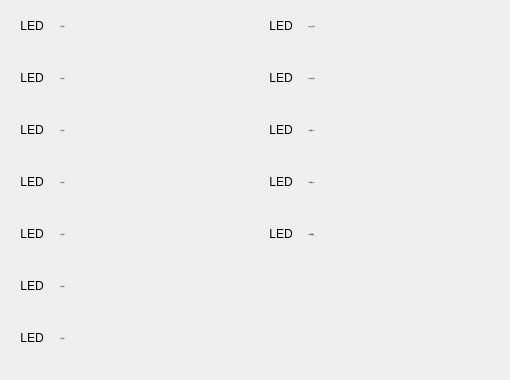
       <widget class="QWidget" name="page_13">
        <property name="styleSheet">
         <string notr="true">QLabel:{
	font:20px;
}</string>
        </property>
        <widget class="QWidget" name="gridLayoutWidget_33">
         <property name="geometry">
          <rect>
           <x>10</x>
           <y>0</y>
           <width>243</width>
           <height>371</height>
          </rect>
         </property>
         <layout class="QGridLayout" name="gridLayout_33" rowstretch="0,0,0,0,0,0,0" columnstretch="0,0">
          <item row="2" column="1">
           <widget class="QLabel" name="label_372">
            <property name="minimumSize">
             <size>
              <width>190</width>
              <height>40</height>
             </size>
            </property>
            <property name="maximumSize">
             <size>
              <width>190</width>
              <height>40</height>
             </size>
            </property>
            <property name="font">
             <font>
              <family>SimSun</family>
              <pointsize>-1</pointsize>
             </font>
            </property>
            <property name="frameShadow">
             <enum>QFrame::Plain</enum>
            </property>
            <property name="text">
             <string>O3 预留O3</string>
            </property>
            <property name="alignment">
             <set>Qt::AlignLeading|Qt::AlignLeft|Qt::AlignVCenter</set>
            </property>
           </widget>
          </item>
          <item row="0" column="1">
           <widget class="QLabel" name="label_391">
            <property name="minimumSize">
             <size>
              <width>190</width>
              <height>40</height>
             </size>
            </property>
            <property name="maximumSize">
             <size>
              <width>190</width>
              <height>40</height>
             </size>
            </property>
            <property name="font">
             <font>
              <family>SimSun</family>
              <pointsize>-1</pointsize>
             </font>
            </property>
            <property name="autoFillBackground">
             <bool>false</bool>
            </property>
            <property name="frameShadow">
             <enum>QFrame::Plain</enum>
            </property>
            <property name="text">
             <string>O1 预留O1</string>
            </property>
            <property name="scaledContents">
             <bool>true</bool>
            </property>
            <property name="alignment">
             <set>Qt::AlignLeading|Qt::AlignLeft|Qt::AlignVCenter</set>
            </property>
           </widget>
          </item>
          <item row="6" column="1">
           <widget class="QLabel" name="label_392">
            <property name="minimumSize">
             <size>
              <width>190</width>
              <height>40</height>
             </size>
            </property>
            <property name="maximumSize">
             <size>
              <width>190</width>
              <height>40</height>
             </size>
            </property>
            <property name="font">
             <font>
              <family>SimSun</family>
              <pointsize>-1</pointsize>
             </font>
            </property>
            <property name="frameShadow">
             <enum>QFrame::Plain</enum>
            </property>
            <property name="text">
             <string>O7 预留O7</string>
            </property>
            <property name="alignment">
             <set>Qt::AlignLeading|Qt::AlignLeft|Qt::AlignVCenter</set>
            </property>
           </widget>
          </item>
          <item row="4" column="1">
           <widget class="QLabel" name="label_393">
            <property name="minimumSize">
             <size>
              <width>190</width>
              <height>40</height>
             </size>
            </property>
            <property name="maximumSize">
             <size>
              <width>190</width>
              <height>40</height>
             </size>
            </property>
            <property name="font">
             <font>
              <family>SimSun</family>
              <pointsize>-1</pointsize>
             </font>
            </property>
            <property name="frameShadow">
             <enum>QFrame::Plain</enum>
            </property>
            <property name="text">
             <string>O5 预留O5</string>
            </property>
            <property name="alignment">
             <set>Qt::AlignLeading|Qt::AlignLeft|Qt::AlignVCenter</set>
            </property>
           </widget>
          </item>
          <item row="1" column="0">
           <widget class="QLabel" name="label_394">
            <property name="minimumSize">
             <size>
              <width>40</width>
              <height>40</height>
             </size>
            </property>
            <property name="maximumSize">
             <size>
              <width>40</width>
              <height>40</height>
             </size>
            </property>
            <property name="text">
             <string>LED</string>
            </property>
            <property name="textFormat">
             <enum>Qt::PlainText</enum>
            </property>
            <property name="alignment">
             <set>Qt::AlignCenter</set>
            </property>
           </widget>
          </item>
          <item row="5" column="0">
           <widget class="QLabel" name="label_396">
            <property name="minimumSize">
             <size>
              <width>40</width>
              <height>40</height>
             </size>
            </property>
            <property name="maximumSize">
             <size>
              <width>40</width>
              <height>40</height>
             </size>
            </property>
            <property name="text">
             <string>LED</string>
            </property>
            <property name="textFormat">
             <enum>Qt::PlainText</enum>
            </property>
            <property name="alignment">
             <set>Qt::AlignCenter</set>
            </property>
           </widget>
          </item>
          <item row="5" column="1">
           <widget class="QLabel" name="label_398">
            <property name="minimumSize">
             <size>
              <width>190</width>
              <height>40</height>
             </size>
            </property>
            <property name="maximumSize">
             <size>
              <width>190</width>
              <height>40</height>
             </size>
            </property>
            <property name="font">
             <font>
              <family>SimSun</family>
              <pointsize>-1</pointsize>
             </font>
            </property>
            <property name="frameShadow">
             <enum>QFrame::Plain</enum>
            </property>
            <property name="text">
             <string>O6 预留O6</string>
            </property>
            <property name="alignment">
             <set>Qt::AlignLeading|Qt::AlignLeft|Qt::AlignVCenter</set>
            </property>
           </widget>
          </item>
          <item row="1" column="1">
           <widget class="QLabel" name="label_399">
            <property name="minimumSize">
             <size>
              <width>190</width>
              <height>40</height>
             </size>
            </property>
            <property name="maximumSize">
             <size>
              <width>190</width>
              <height>40</height>
             </size>
            </property>
            <property name="font">
             <font>
              <family>SimSun</family>
              <pointsize>-1</pointsize>
             </font>
            </property>
            <property name="frameShadow">
             <enum>QFrame::Plain</enum>
            </property>
            <property name="text">
             <string>O2 预留O2</string>
            </property>
            <property name="scaledContents">
             <bool>true</bool>
            </property>
            <property name="alignment">
             <set>Qt::AlignLeading|Qt::AlignLeft|Qt::AlignVCenter</set>
            </property>
           </widget>
          </item>
          <item row="3" column="0">
           <widget class="QLabel" name="label_401">
            <property name="minimumSize">
             <size>
              <width>40</width>
              <height>40</height>
             </size>
            </property>
            <property name="maximumSize">
             <size>
              <width>40</width>
              <height>40</height>
             </size>
            </property>
            <property name="text">
             <string>LED</string>
            </property>
            <property name="textFormat">
             <enum>Qt::PlainText</enum>
            </property>
            <property name="alignment">
             <set>Qt::AlignCenter</set>
            </property>
           </widget>
          </item>
          <item row="4" column="0">
           <widget class="QLabel" name="label_406">
            <property name="minimumSize">
             <size>
              <width>40</width>
              <height>40</height>
             </size>
            </property>
            <property name="maximumSize">
             <size>
              <width>40</width>
              <height>40</height>
             </size>
            </property>
            <property name="text">
             <string>LED</string>
            </property>
            <property name="textFormat">
             <enum>Qt::PlainText</enum>
            </property>
            <property name="alignment">
             <set>Qt::AlignCenter</set>
            </property>
           </widget>
          </item>
          <item row="6" column="0">
           <widget class="QLabel" name="label_409">
            <property name="minimumSize">
             <size>
              <width>40</width>
              <height>40</height>
             </size>
            </property>
            <property name="maximumSize">
             <size>
              <width>40</width>
              <height>40</height>
             </size>
            </property>
            <property name="text">
             <string>LED</string>
            </property>
            <property name="textFormat">
             <enum>Qt::PlainText</enum>
            </property>
            <property name="alignment">
             <set>Qt::AlignCenter</set>
            </property>
           </widget>
          </item>
          <item row="0" column="0">
           <widget class="QLabel" name="label_519">
            <property name="minimumSize">
             <size>
              <width>40</width>
              <height>40</height>
             </size>
            </property>
            <property name="maximumSize">
             <size>
              <width>40</width>
              <height>40</height>
             </size>
            </property>
            <property name="text">
             <string>LED</string>
            </property>
            <property name="textFormat">
             <enum>Qt::PlainText</enum>
            </property>
            <property name="alignment">
             <set>Qt::AlignCenter</set>
            </property>
           </widget>
          </item>
          <item row="2" column="0">
           <widget class="QLabel" name="label_525">
            <property name="minimumSize">
             <size>
              <width>40</width>
              <height>40</height>
             </size>
            </property>
            <property name="maximumSize">
             <size>
              <width>40</width>
              <height>40</height>
             </size>
            </property>
            <property name="text">
             <string>LED</string>
            </property>
            <property name="textFormat">
             <enum>Qt::PlainText</enum>
            </property>
            <property name="alignment">
             <set>Qt::AlignCenter</set>
            </property>
           </widget>
          </item>
          <item row="3" column="1">
           <widget class="QLabel" name="label_526">
            <property name="minimumSize">
             <size>
              <width>190</width>
              <height>40</height>
             </size>
            </property>
            <property name="maximumSize">
             <size>
              <width>190</width>
              <height>40</height>
             </size>
            </property>
            <property name="font">
             <font>
              <family>SimSun</family>
              <pointsize>-1</pointsize>
             </font>
            </property>
            <property name="frameShadow">
             <enum>QFrame::Plain</enum>
            </property>
            <property name="text">
             <string>O4 预留O4</string>
            </property>
            <property name="alignment">
             <set>Qt::AlignLeading|Qt::AlignLeft|Qt::AlignVCenter</set>
            </property>
           </widget>
          </item>
         </layout>
        </widget>
        <widget class="QWidget" name="gridLayoutWidget_38">
         <property name="geometry">
          <rect>
           <x>260</x>
           <y>0</y>
           <width>241</width>
           <height>261</height>
          </rect>
         </property>
         <layout class="QGridLayout" name="gridLayout_38" rowstretch="0,0,0,0,0" columnstretch="0,0">
          <item row="1" column="1">
           <widget class="QLabel" name="label_353">
            <property name="minimumSize">
             <size>
              <width>190</width>
              <height>40</height>
             </size>
            </property>
            <property name="maximumSize">
             <size>
              <width>190</width>
              <height>40</height>
             </size>
            </property>
            <property name="font">
             <font>
              <family>SimSun</family>
              <pointsize>-1</pointsize>
             </font>
            </property>
            <property name="frameShadow">
             <enum>QFrame::Plain</enum>
            </property>
            <property name="text">
             <string>XM2 定位完成1</string>
            </property>
            <property name="scaledContents">
             <bool>true</bool>
            </property>
            <property name="alignment">
             <set>Qt::AlignLeading|Qt::AlignLeft|Qt::AlignVCenter</set>
            </property>
           </widget>
          </item>
          <item row="3" column="0">
           <widget class="QLabel" name="label_527">
            <property name="minimumSize">
             <size>
              <width>40</width>
              <height>40</height>
             </size>
            </property>
            <property name="maximumSize">
             <size>
              <width>40</width>
              <height>40</height>
             </size>
            </property>
            <property name="text">
             <string>LED</string>
            </property>
            <property name="textFormat">
             <enum>Qt::PlainText</enum>
            </property>
            <property name="alignment">
             <set>Qt::AlignCenter</set>
            </property>
           </widget>
          </item>
          <item row="2" column="0">
           <widget class="QLabel" name="label_581">
            <property name="minimumSize">
             <size>
              <width>40</width>
              <height>40</height>
             </size>
            </property>
            <property name="maximumSize">
             <size>
              <width>40</width>
              <height>40</height>
             </size>
            </property>
            <property name="text">
             <string>LED</string>
            </property>
            <property name="textFormat">
             <enum>Qt::PlainText</enum>
            </property>
            <property name="alignment">
             <set>Qt::AlignCenter</set>
            </property>
           </widget>
          </item>
          <item row="4" column="1">
           <widget class="QLabel" name="label_356">
            <property name="minimumSize">
             <size>
              <width>190</width>
              <height>40</height>
             </size>
            </property>
            <property name="maximumSize">
             <size>
              <width>190</width>
              <height>40</height>
             </size>
            </property>
            <property name="font">
             <font>
              <family>SimSun</family>
              <pointsize>-1</pointsize>
             </font>
            </property>
            <property name="frameShadow">
             <enum>QFrame::Plain</enum>
            </property>
            <property name="text">
             <string>XM5 暂停输入</string>
            </property>
            <property name="alignment">
             <set>Qt::AlignLeading|Qt::AlignLeft|Qt::AlignVCenter</set>
            </property>
           </widget>
          </item>
          <item row="2" column="1">
           <widget class="QLabel" name="label_582">
            <property name="minimumSize">
             <size>
              <width>190</width>
              <height>40</height>
             </size>
            </property>
            <property name="maximumSize">
             <size>
              <width>190</width>
              <height>40</height>
             </size>
            </property>
            <property name="font">
             <font>
              <family>SimSun</family>
              <pointsize>-1</pointsize>
             </font>
            </property>
            <property name="frameShadow">
             <enum>QFrame::Plain</enum>
            </property>
            <property name="text">
             <string>XM3 预留XM3</string>
            </property>
            <property name="alignment">
             <set>Qt::AlignLeading|Qt::AlignLeft|Qt::AlignVCenter</set>
            </property>
           </widget>
          </item>
          <item row="3" column="1">
           <widget class="QLabel" name="label_583">
            <property name="minimumSize">
             <size>
              <width>190</width>
              <height>40</height>
             </size>
            </property>
            <property name="maximumSize">
             <size>
              <width>190</width>
              <height>40</height>
             </size>
            </property>
            <property name="font">
             <font>
              <family>SimSun</family>
              <pointsize>-1</pointsize>
             </font>
            </property>
            <property name="frameShadow">
             <enum>QFrame::Plain</enum>
            </property>
            <property name="text">
             <string>XM4 预留XM4</string>
            </property>
            <property name="alignment">
             <set>Qt::AlignLeading|Qt::AlignLeft|Qt::AlignVCenter</set>
            </property>
           </widget>
          </item>
          <item row="1" column="0">
           <widget class="QLabel" name="label_584">
            <property name="minimumSize">
             <size>
              <width>40</width>
              <height>40</height>
             </size>
            </property>
            <property name="maximumSize">
             <size>
              <width>40</width>
              <height>40</height>
             </size>
            </property>
            <property name="text">
             <string>LED</string>
            </property>
            <property name="textFormat">
             <enum>Qt::PlainText</enum>
            </property>
            <property name="alignment">
             <set>Qt::AlignCenter</set>
            </property>
           </widget>
          </item>
          <item row="0" column="1">
           <widget class="QLabel" name="label_585">
            <property name="minimumSize">
             <size>
              <width>190</width>
              <height>40</height>
             </size>
            </property>
            <property name="maximumSize">
             <size>
              <width>190</width>
              <height>40</height>
             </size>
            </property>
            <property name="font">
             <font>
              <family>SimSun</family>
              <pointsize>-1</pointsize>
             </font>
            </property>
            <property name="autoFillBackground">
             <bool>false</bool>
            </property>
            <property name="frameShadow">
             <enum>QFrame::Plain</enum>
            </property>
            <property name="text">
             <string>XM1 加工完成1</string>
            </property>
            <property name="scaledContents">
             <bool>true</bool>
            </property>
            <property name="alignment">
             <set>Qt::AlignLeading|Qt::AlignLeft|Qt::AlignVCenter</set>
            </property>
           </widget>
          </item>
          <item row="4" column="0">
           <widget class="QLabel" name="label_586">
            <property name="minimumSize">
             <size>
              <width>40</width>
              <height>40</height>
             </size>
            </property>
            <property name="maximumSize">
             <size>
              <width>40</width>
              <height>40</height>
             </size>
            </property>
            <property name="text">
             <string>LED</string>
            </property>
            <property name="textFormat">
             <enum>Qt::PlainText</enum>
            </property>
            <property name="alignment">
             <set>Qt::AlignCenter</set>
            </property>
           </widget>
          </item>
          <item row="0" column="0">
           <widget class="QLabel" name="label_587">
            <property name="minimumSize">
             <size>
              <width>40</width>
              <height>40</height>
             </size>
            </property>
            <property name="maximumSize">
             <size>
              <width>40</width>
              <height>40</height>
             </size>
            </property>
            <property name="text">
             <string>LED</string>
            </property>
            <property name="textFormat">
             <enum>Qt::PlainText</enum>
            </property>
            <property name="alignment">
             <set>Qt::AlignCenter</set>
            </property>
           </widget>
          </item>
         </layout>
        </widget>
       </widget>
